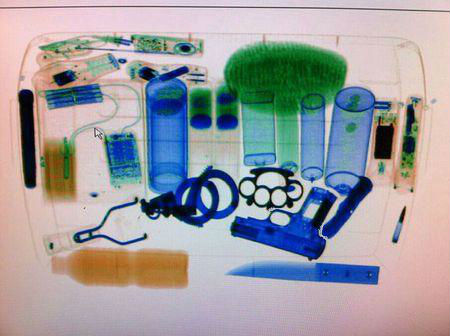
//> input picture MFC_safedetect/违禁品安检程序/违禁品安检程序/src.jpg, 450 x 336 px
$ ./违禁品安检程序   (built with g++ and OpenCV 4)
//> lines starting //> are read from the running program, lines starting //| are printed output that depends on the picture; after the words box and inside, x2 and y2 are one past the last pixel; in counts of white or black regions, pixels touching at a corner belong together
#include <iostream>
#include <opencv2\highgui\highgui.hpp>
#include <opencv2\imgproc\imgproc.hpp>


using namespace std;
using namespace cv;

#define WINDOW1 "原图"
#define WINDOW2 "检测结果图"
int g_srcmin = 126;
int g_temmin = 128;//画出来的为轮廓1作为模板
 //灰度值归一化
Mat bgr;
//HSV图像
Mat hsv;

//色相
int hmin = 0;
int hmin_Max = 360;
int hmax = 360;
int hmax_Max = 360;
//饱和度
int smin = 0;
int smin_Max = 255;
int smax = 255;
int smax_Max = 255;
//亮度
int vmin = 106;
int vmin_Max = 255;
int vmax = 250;
int vmax_Max = 255;
int bhmin = 170, bhmax = 360, bsmin = 70, bsmax = 255, bvmin = 0, bvmax = 255;
int ghmin = 58, ghmax = 183, gsmin = 44, gsmax = 255, gvmin = 0, gvmax = 255;
int yhmin = 0, yhmax = 49, ysmin = 81, ysmax = 255, yvmin = 0, yvmax = 255;

//原始图
Mat img_src,img, gray_img,thresh_img;
//分割后的图
Mat blue_img1,orange_img1,blue_img, blueGray_img,blueThresh_img;
Mat green_img, greenGray_img,greenThresh_img;
Mat orange_img, orangeGray_img,orangeThresh_img;
//模板图
Mat img_template_knife,img_template1, gray_img_template1;//刀的模板
Mat img_template_gun,img_template2, gray_img_template2;//枪的模板
Mat img_template_bottle,img_template3, gray_img_template3;//瓶子的模板
Mat res_img;//输出图像

//分割函数
void disposeImage(int &hmin, int &hmax, int &smin, int &smax, int &vmin, int &vmax, string &name, Mat &img1);
//检测的函数
void lookKnife(Mat &blue_img,Mat &img_template1);
void lookGun(Mat &green_img, Mat &img_template2);
void lookBottle(Mat &orange_img, Mat &img_template3);
//主函数
int main()
{
	img_src = imread("src.jpg", 1);//传入需要检测的图
//> img_src is the input picture: 336 rows x 450 cols, CV_8UC3; mean B, G, R 161.8, 157.6, 157.8
	bilateralFilter(img_src, img, 25, 25 * 2, 25 / 2);
    string blue = "blue.jpg";
	string green = "green.jpg";
	string yellow = "yellow.jpg";

	//彩色图像的灰度值归一化
	img.convertTo(bgr, CV_32FC3, 1.0 / 255, 0);//保持边缘，降噪平滑的效果
	//颜色空间转换
	cvtColor(bgr, hsv, COLOR_BGR2HSV);
//> hsv: 336 rows x 450 cols, CV_32FC3; mean H, S, V 160.1, 0.3, 0.7
	namedWindow(WINDOW1, CV_WINDOW_AUTOSIZE);
	imshow(WINDOW1, img);

	//调用图像分割的函数
	disposeImage(bhmin, bhmax, bsmin, bsmax, bvmin, bvmax, blue, blue_img);
//> in disposeImage, `inRange(hsv, Scalar(hmin, smin / float(smin_Max), vmin / float(vmin_Ma..`:
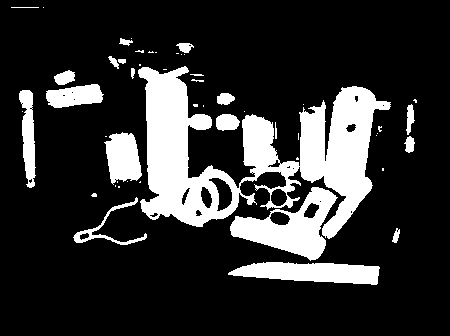
//> mask: 336 rows x 450 cols, CV_8UC1; 19.2% white; 51 white regions (29 under 20 px), largest, box (x1, y1, x2, y2) and area: (138, 66, 391, 239) 17545, (230, 187, 338, 261) 3462, (228, 262, 380, 285) 2437
	disposeImage(ghmin, ghmax, gsmin, gsmax, gvmin, gvmax, green, green_img);
//> in disposeImage (call 2), `inRange(hsv, Scalar(hmin, smin / float(smin_Max), vmin / float(vmin_Ma..`: mask: 336 rows x 450 cols, CV_8UC1; 9.3% white; 137 white regions (116 under 20 px), largest, box (x1, y1, x2, y2) and area: (187, 41, 347, 166) 10674, (131, 35, 187, 53) 536, (400, 111, 419, 169) 521
//> after the loop in disposeImage (call 2), `for (int r = 0; r < bgr.rows; r++)`:
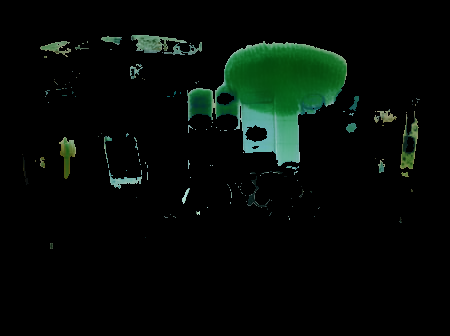
//> img1: 336 rows x 450 cols, CV_32FC3; mean B, G, R 0.0268, 0.043, 0.0178
	disposeImage(yhmin, yhmax, ysmin, ysmax, yvmin, yvmax, yellow, orange_img);
//> in disposeImage (call 3), `inRange(hsv, Scalar(hmin, smin / float(smin_Max), vmin / float(vmin_Ma..`:
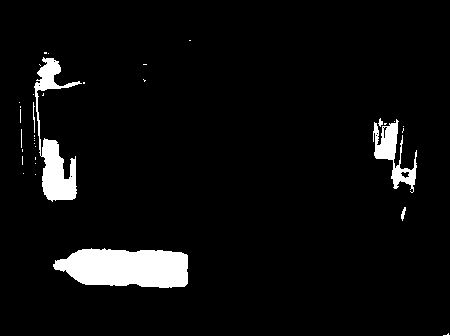
//> mask: 336 rows x 450 cols, CV_8UC1; 5.3% white; 35 white regions (29 under 20 px), largest, box (x1, y1, x2, y2) and area: (53, 248, 188, 288) 4292, (34, 57, 82, 202) 2288, (373, 119, 417, 193) 1178, (401, 207, 406, 221) 37, (33, 102, 35, 133) 35, (378, 118, 383, 127) 25
//> after the loop in disposeImage (call 3), `for (int r = 0; r < bgr.rows; r++)`:
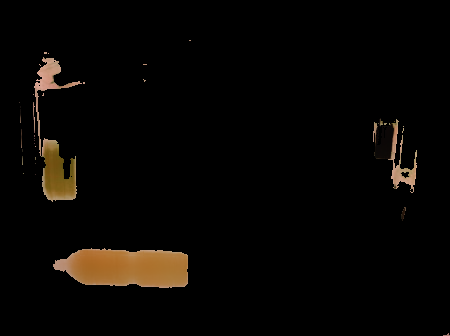
//> img1: 336 rows x 450 cols, CV_32FC3; mean B, G, R 0.0136, 0.0236, 0.0326


	blue_img1 = imread("blue.jpg",1);
	orange_img1 = imread("yellow.jpg", 1);
	img_template_knife = imread("template1.jpg", 1);//刀的模板图
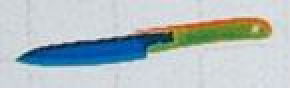
//> input picture MFC_safedetect/违禁品安检程序/违禁品安检程序/template1.jpg, 145 x 44 px (shown 2 times larger)
//> img_template_knife is the input picture: 44 rows x 145 cols, CV_8UC3; mean B, G, R 193.6, 190.7, 178.6
	img_template_gun = imread("template2.jpg", 1);//枪的模板图
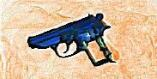
//> input picture MFC_safedetect/违禁品安检程序/违禁品安检程序/template2.jpg, 157 x 79 px
//> img_template_gun is the input picture: 79 rows x 157 cols, CV_8UC3; mean B, G, R 157.7, 183.9, 207.4
	img_template_bottle = imread("bottle.jpg", 1);//瓶子的模板图
//> bottle.jpg cannot be read in this run, so this picture is empty

	bilateralFilter(img_template_knife, img_template1, 25, 25 * 2, 25 / 2);
	bilateralFilter(blue_img1, blue_img, 25, 25 * 2, 25 / 2);
	bilateralFilter(img_template_gun, img_template2, 25, 25 * 2, 25 / 2);
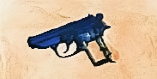
//> img_template2: 79 rows x 157 cols, CV_8UC3; mean B, G, R 157.7, 184, 207.8
	bilateralFilter(orange_img1, orange_img, 25, 25 * 2, 25 / 2);
//> orange_img: 336 rows x 450 cols, CV_8UC3; mean B, G, R 3.5, 6, 8.3
//> (the run ends here: the program stops with an error, at `bilateralFilter(img_template_bottle, img_template3, 25, 25 * 2, 25 / 2);`)
